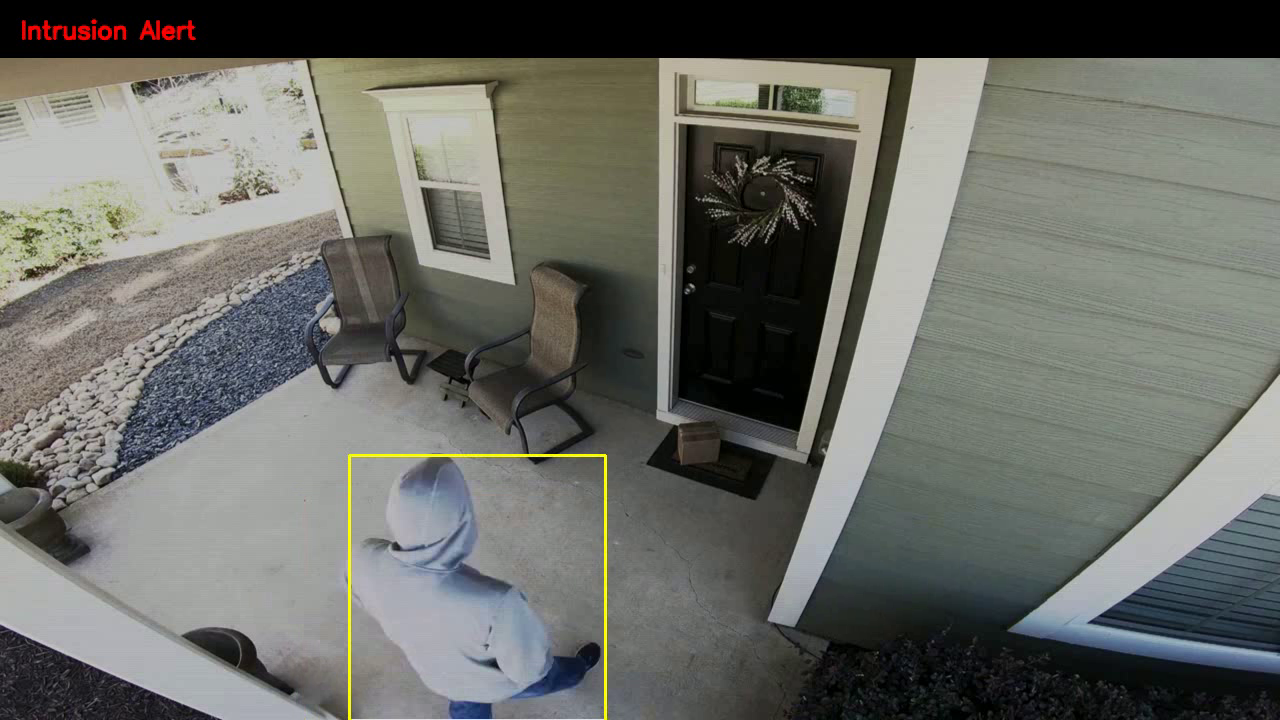
#> input picture frame 16 of video_out_alert_2.mp4, 1280 x 720 px, given in place of intruder_2.mp4, which was not available
$ python 'Module_05_02_Motion detection-part 2(Intruder detection).py'
#> lines starting #> are read from the running program, lines starting #| are printed output that depends on the picture; pictures that were not available may be replaced by others from this repository, and a replacement may not be noted
import cv2
import numpy as np

# Source video file
source = 'intruder_2.mp4'

# Capture video from the source file
video_cap_2 = cv2.VideoCapture(source)
if not video_cap_2.isOpened():
    print('Unable to open: ' + source)

# Get video frame width, height, and frames per second (fps)
frame_w = int(video_cap_2.get(cv2.CAP_PROP_FRAME_WIDTH))
frame_h = int(video_cap_2.get(cv2.CAP_PROP_FRAME_HEIGHT))
fps = int(video_cap_2.get(cv2.CAP_PROP_FPS))

# Define size and frame area
size = (frame_w, frame_h)
frame_area = frame_w * frame_h

# Output video file for alert
video_out_alert_file_2 = 'video_out_alert_2.mp4'
video_out_alert_2 = cv2.VideoWriter(video_out_alert_file_2, cv2.VideoWriter_fourcc(*'mp4v'), fps, size)

# Function to draw a banner with text on a frame
def drawBannerText(frame, text, banner_height_percent=0.08, font_scale=0.8, text_color=(0, 255, 0), font_thickness=2):
    # Draw a black filled banner across the top of the image frame.
    banner_height = int(banner_height_percent * frame.shape[0])
    cv2.rectangle(frame, (0, 0), (frame.shape[1], banner_height), (0, 0, 0), thickness=-1)

    # Draw text on the banner.
    left_offset = 20
    location = (left_offset, int(10 + (banner_height_percent * frame.shape[0]) / 2))
    cv2.putText(frame, text, location, cv2.FONT_HERSHEY_SIMPLEX, font_scale, text_color, font_thickness, cv2.LINE_AA)

# Initialize background subtractor using the K-Nearest Neighbors method
bg_sub = cv2.createBackgroundSubtractorKNN(history=200)

# Kernel size for erosion
ksize = (5, 5)

# Number of contours to use for rendering a bounding rectangle
max_contours = 3

# Frame counter
frame_count = 0

# Minimum fraction of frame required for maximum contour
min_contour_area_thresh = 0.01

# Colors for drawing
yellow = (0, 255, 255)
red = (0, 0, 255)

# Process video frames
while True:
    # Read a frame from the video
    ret, frame = video_cap_2.read()
#> frame is the input picture: shape (720, 1280, 3); mean B, G, R 102.2, 108, 106.5
    frame_count += 1
    if frame is None:
        break

    # Stage 1: Create a foreground mask for the current frame
    fg_mask = bg_sub.apply(frame)
#> fg_mask: shape (720, 1280); every value is 255

    # Stage 2: Apply erosion to the foreground mask
    fg_mask_erode = cv2.erode(fg_mask, np.ones(ksize, np.uint8))

    # Stage 3: Find contours in the eroded foreground mask
    contours_erode, hierarchy = cv2.findContours(fg_mask_erode, cv2.RETR_LIST, cv2.CHAIN_APPROX_SIMPLE)
#> contours_erode = [[[0, 0], [0, 719], [1279, 719], [1279, 0]]]

    if len(contours_erode) > 0:
        # Sort contours based on area
        contours_sorted = sorted(contours_erode, key=cv2.contourArea, reverse=True)
#> contours_sorted = [[[0, 0], [0, 719], [1279, 719], [1279, 0]]]
        """here sorted()gives the erorded contours from small contour to larger. but since we need the large contour first, we enable the 'reverse =True' """

        # Contour area of the largest contour
        contour_area_max = cv2.contourArea(contours_sorted[0])
#> contour_area_max = 919601

        # Compute the fraction of total frame area occupied by the largest contour
        contour_frac = contour_area_max / frame_area
#> contour_frac = 0.998

        # Check if the contour fraction is greater than the minimum threshold
        if contour_frac > min_contour_area_thresh:
            # Compute bounding rectangle for the top N largest contours
            for idx in range(min(max_contours, len(contours_sorted))):
                xc, yc, wc, hc = cv2.boundingRect(contours_sorted[idx])
                if idx == 0:
                    x1 = xc
                    y1 = yc
                    x2 = xc + wc
                    y2 = yc + hc
                else:
                    x1 = min(x1, xc)
                    y1 = min(y1, yc)
                    x2 = max(x2, xc + wc)
                    y2 = max(y2, yc + hc)
#> this loop made 1 pass
#> (xc, yc, wc, hc, x1, y1, x2, y2) on pass 1: (0, 0, 1280, 720, 0, 0, 1280, 720)

            # Draw bounding rectangle for the top N contours on the output frame
            cv2.rectangle(frame, (x1, y1), (x2, y2), yellow, thickness=2)

            # Draw banner text for intrusion alert
            drawBannerText(frame, 'Intrusion Alert', text_color=red)
#> in drawBannerText, `cv2.putText(frame, text, location, cv2.FONT_HERSHEY_SIMPLEX, font_scal..`:
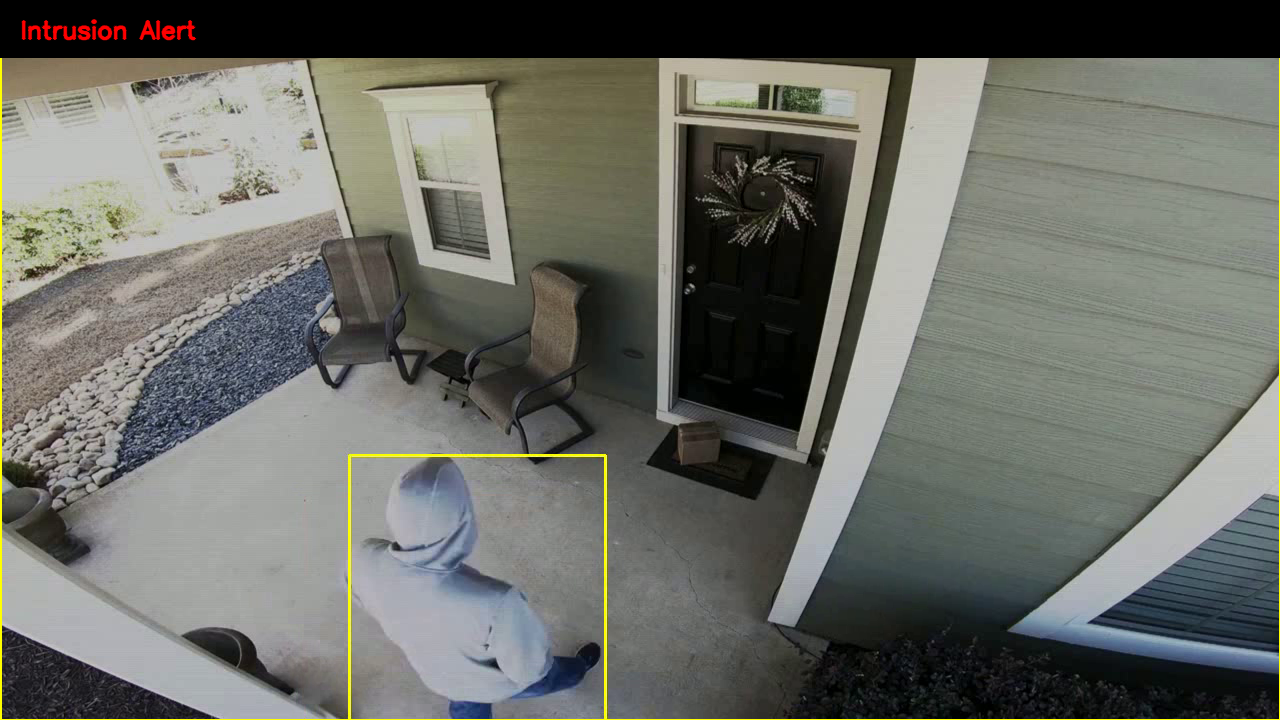
#> frame: shape (720, 1280, 3); mean B, G, R 101.8, 108.4, 106.9

            # Write alert video to the file system
            video_out_alert_2.write(frame)

# Release video resources
video_cap_2.release()
video_out_alert_2.release()

$ run again, starting later in the video
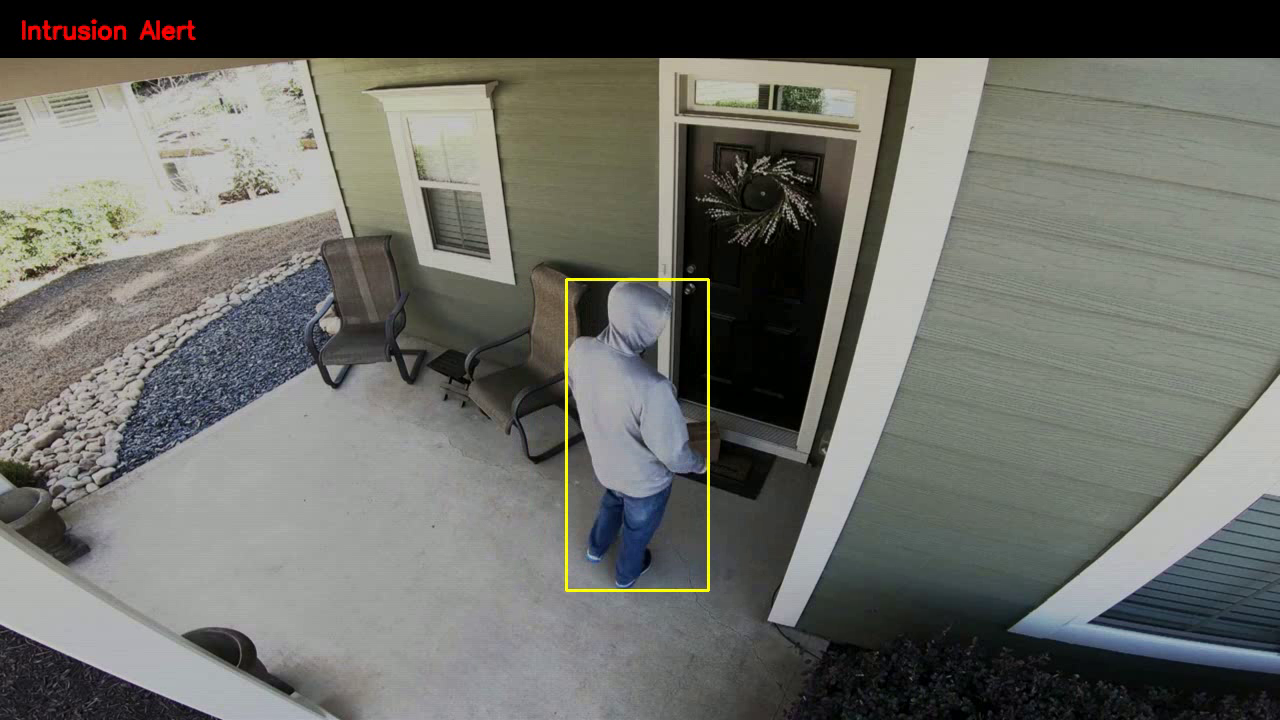
#> input picture frame 73 of video_out_alert_2.mp4, 1280 x 720 px, given in place of intruder_2.mp4, which was not available
#> frame is the input picture: shape (720, 1280, 3); mean B, G, R 103.7, 109.5, 108.2
#> fg_mask: shape (720, 1280); every value is 255
#> contours_erode = [[[0, 0], [0, 719], [1279, 719], [1279, 0]]]
#> contour_area_max = 919601
#> contour_frac = 0.998
#> the loop `for idx in range(min(max_contours, len(contours_sorted))):` made 1 pass
#> (xc, yc, wc, hc, x1, y1, x2, y2) on pass 1: (0, 0, 1280, 720, 0, 0, 1280, 720)
#> in drawBannerText, `cv2.putText(frame, text, location, cv2.FONT_HERSHEY_SIMPLEX, font_scal..`:
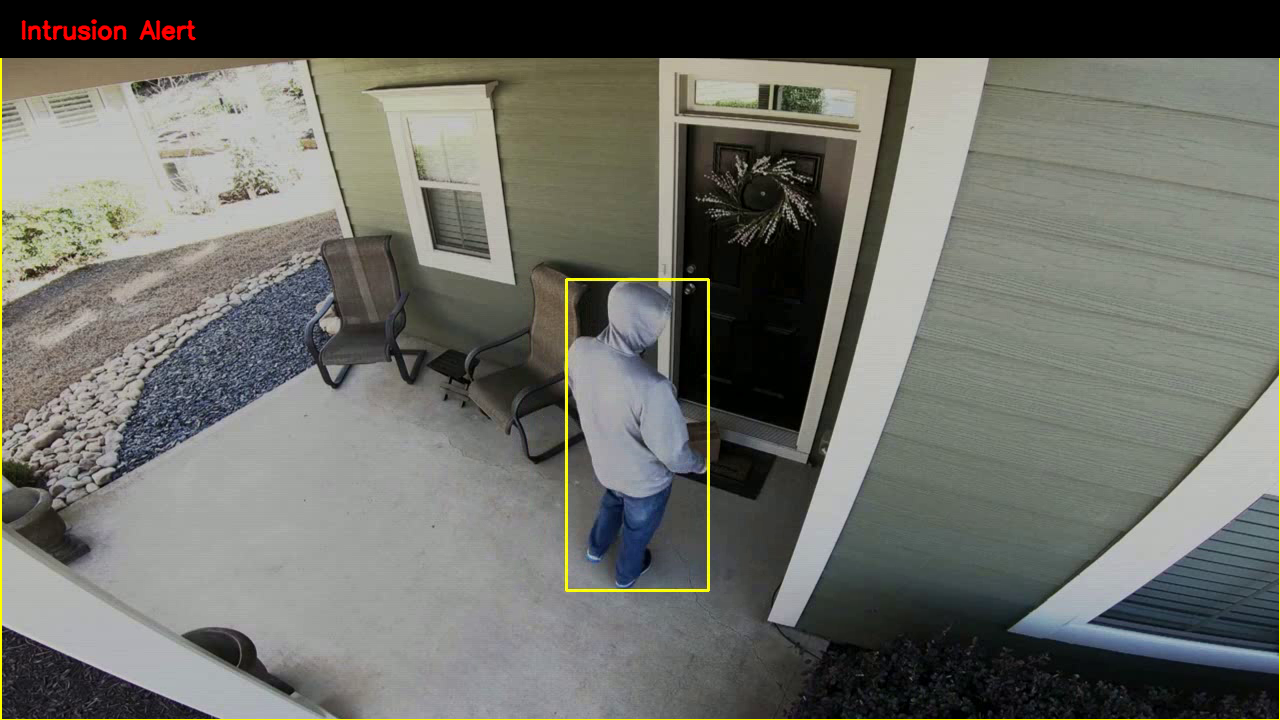
#> frame: shape (720, 1280, 3); mean B, G, R 103.3, 110, 108.8

$ run again, starting later in the video
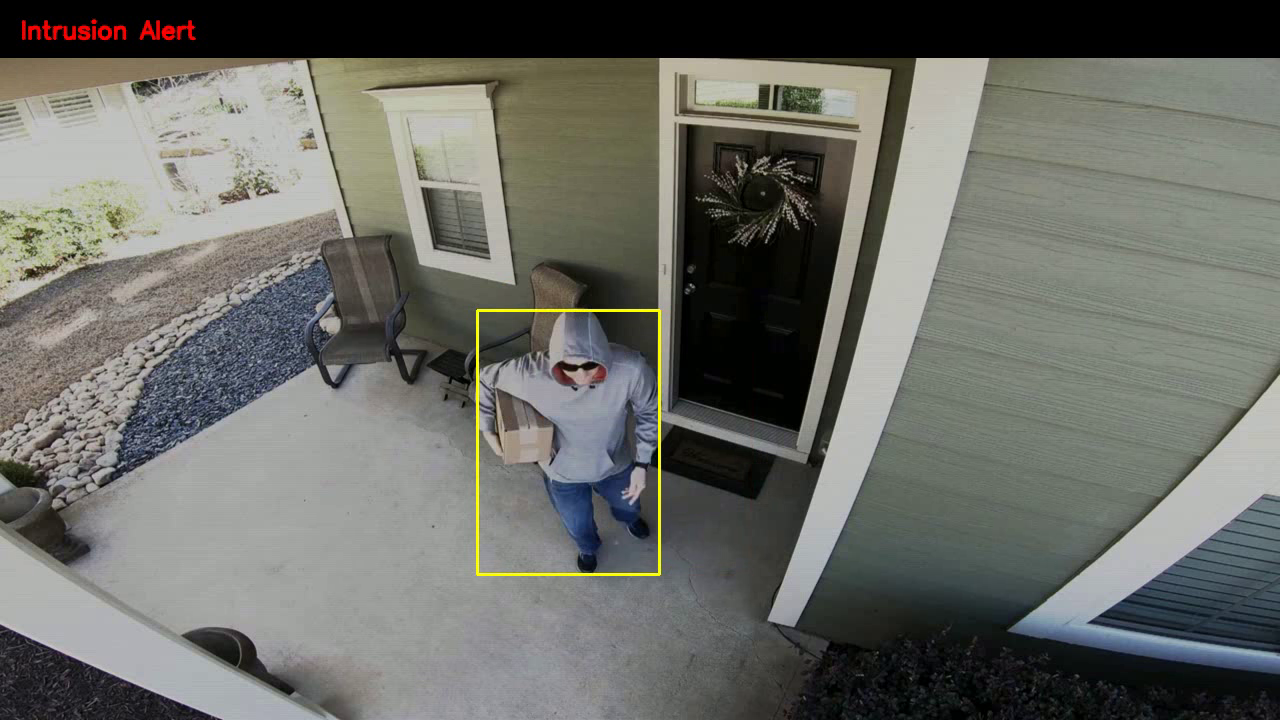
#> input picture frame 131 of video_out_alert_2.mp4, 1280 x 720 px, given in place of intruder_2.mp4, which was not available
#> frame is the input picture: shape (720, 1280, 3); mean B, G, R 102.6, 108.4, 107.3
#> fg_mask: shape (720, 1280); every value is 255
#> contours_erode = [[[0, 0], [0, 719], [1279, 719], [1279, 0]]]
#> contour_area_max = 919601
#> contour_frac = 0.998
#> the loop `for idx in range(min(max_contours, len(contours_sorted))):` made 1 pass
#> (xc, yc, wc, hc, x1, y1, x2, y2) on pass 1: (0, 0, 1280, 720, 0, 0, 1280, 720)
#> in drawBannerText, `cv2.putText(frame, text, location, cv2.FONT_HERSHEY_SIMPLEX, font_scal..`:
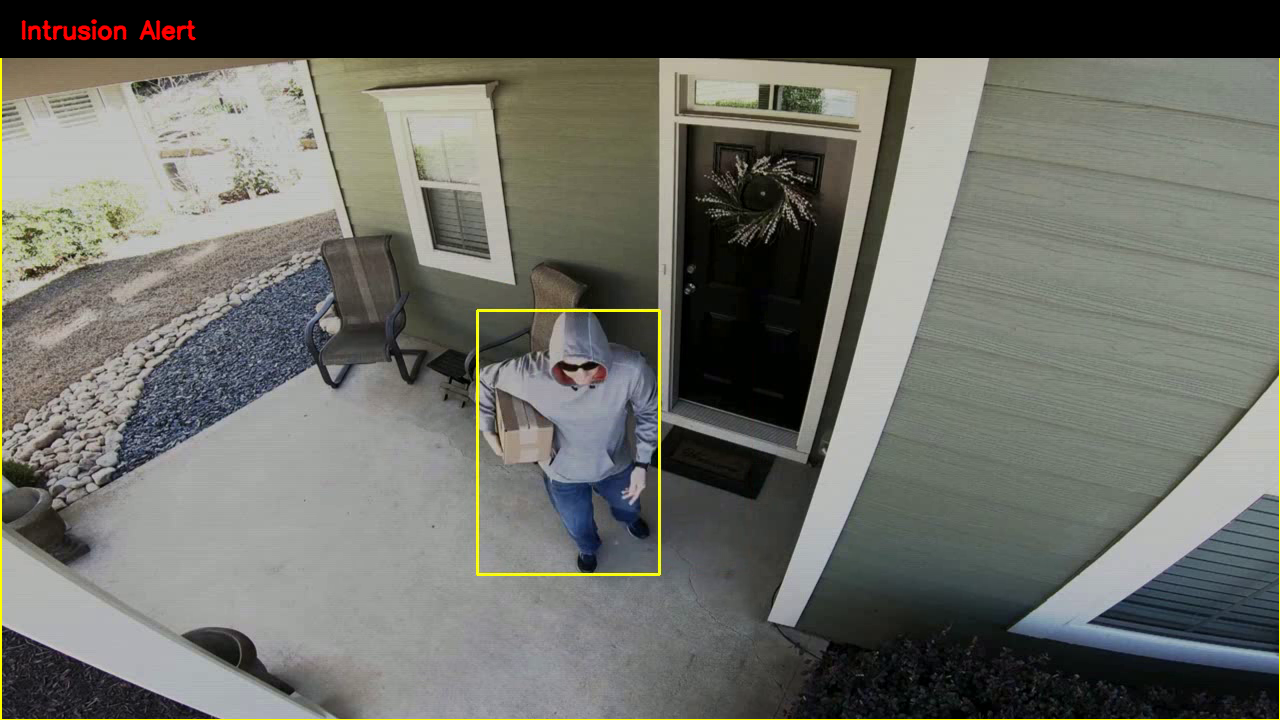
#> frame: shape (720, 1280, 3); mean B, G, R 102.2, 108.9, 107.8
